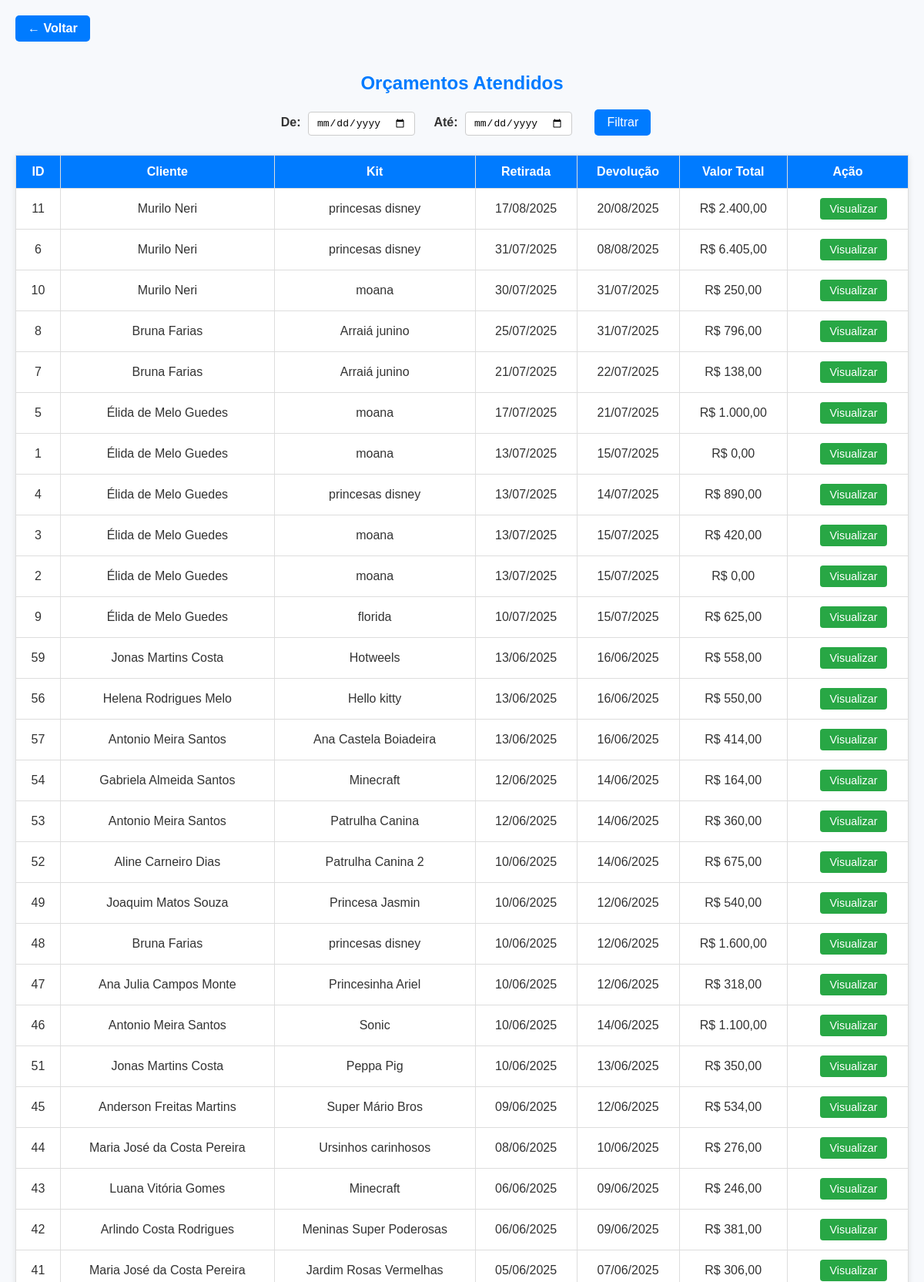
Page /site_completo/caixa_alugueis_atendidos.php (upper part) on the committed database.
### tables this page shows
CREATE TABLE `alugueis` (
  `id` int(11) NOT NULL,
  `cliente_id` int(11) NOT NULL,
  `kit_id` int(11) NOT NULL,
  `data_retirada` date NOT NULL,
  `data_devolucao` date NOT NULL,
  `forma_pagamento_id` int(11) NOT NULL,
  `desconto` decimal(10,2) DEFAULT 0.00,
  `acrescimo` decimal(10,2) DEFAULT 0.00,
  `data_aluguel` datetime DEFAULT current_timestamp(),
  `valor_total` decimal(10,2) DEFAULT 0.00,
  `atendido` tinyint(1) DEFAULT 0
);

CREATE TABLE `clientes` (
  `id` int(11) NOT NULL,
  `nome` varchar(100) NOT NULL,
  `cpf` varchar(11) NOT NULL,
  `email` varchar(100) NOT NULL,
  `login` varchar(50) NOT NULL,
  `senha` varchar(255) NOT NULL,
  `status` enum('ativo','inativo') DEFAULT 'ativo',
  `endereco` varchar(255) NOT NULL,
  `data_nascimento` date NOT NULL,
  `contato` varchar(20) NOT NULL
);

CREATE TABLE `kits` (
  `id` int(11) NOT NULL,
  `nome` varchar(100) NOT NULL,
  `valor` decimal(10,2) NOT NULL,
  `componentes` text NOT NULL,
  `observacoes` text NOT NULL,
  `imagem` varchar(255) NOT NULL,
  `status` enum('ativo','inativo') DEFAULT 'ativo',
  `categoria` varchar(50) NOT NULL
);

### site_completo/caixa_alugueis_atendidos.php (the view, shortened to what this page needs)
<?php
include 'conexao.php';
$data_inicio = $_GET['data_inicio'] ?? '';
$data_fim = $_GET['data_fim'] ?? '';
$sql = "SELECT a.*, c.nome AS cliente_nome, k.nome AS kit_nome
        FROM alugueis a
        JOIN clientes c ON a.cliente_id = c.id
        JOIN kits k ON a.kit_id = k.id
        WHERE a.atendido = 1";
$sql .= " ORDER BY a.data_retirada DESC";
$result = $conn->query($sql);
?>
<!DOCTYPE html>
<html lang="pt-BR">
<head>
</head>
<body>
<a href="menu_atendente.php" class="btn-voltar">← Voltar</a>
<h2>Orçamentos Atendidos</h2>
<form method="GET">
    <label>De:
        <input type="date" name="data_inicio" value="<?= htmlspecialchars($data_inicio) ?>">
    </label>
    <label>Até:
        <input type="date" name="data_fim" value="<?= htmlspecialchars($data_fim) ?>">
    </label>
    <button type="submit">Filtrar</button>
</form>
<table>
    <thead>
        <tr>
            <th>ID</th>
            <th>Cliente</th>
            <th>Kit</th>
            <th>Retirada</th>
            <th>Devolução</th>
            <th>Valor Total</th>
            <th>Ação</th>
        </tr>
    </thead>
    <tbody>
        <?php if ($result->num_rows === 0): ?>
            <tr><td colspan="7">Nenhum orçamento atendido encontrado.</td></tr>
        <?php else: ?>
            <?php while ($row = $result->fetch_assoc()): ?>
                <tr>
                    <td data-label="ID"><?= $row['id'] ?></td>
                    <td data-label="Cliente"><?= htmlspecialchars($row['cliente_nome']) ?></td>
                    <td data-label="Kit"><?= htmlspecialchars($row['kit_nome']) ?></td>
                    <td data-label="Retirada"><?= date('d/m/Y', strtotime($row['data_retirada'])) ?></td>
                    <td data-label="Devolução"><?= date('d/m/Y', strtotime($row['data_devolucao'])) ?></td>
                    <td data-label="Valor Total">R$ <?= number_format($row['valor_total'], 2, ',', '.') ?></td>
                    <td data-label="Ação">
                        <a href="caixa_visualizar_orcamento.php?id=<?= $row['id'] ?>"><button type="button">Visualizar</button></a>
                    </td>
                </tr>
            <?php endwhile; ?>
        <?php endif; ?>
    </tbody>
</table>
</body>
</html>

### site_completo/caixa_alugueis_atendidos.php (style rules this page uses)
body { font-family: Arial, sans-serif; background: #f7f9fc; margin: 20px; color: #333; }
.btn-voltar { display: inline-block; margin-bottom: 20px; background-color: #007bff; color: white; padding: 8px 16px; border-radius: 5px; text-decoration: none; font-weight: 600; transition: background-color 0.3s ease; }
h2 { text-align: center; margin-bottom: 20px; color: #007bff; }
form { text-align: center; margin-bottom: 25px; }
label { margin: 0 10px; font-weight: 600; }
input[type="date"] { padding: 6px 10px; border: 1px solid #ccc; border-radius: 4px; margin-left: 5px; font-size: 1em; }
button { background-color: #007bff; border: none; color: white; padding: 8px 16px; margin-left: 15px; font-size: 1em; border-radius: 5px; cursor: pointer; transition: background-color 0.3s ease; }
table { width: 100%; border-collapse: collapse; background-color: white; box-shadow: 0 2px 8px rgba(0,0,0,0.1); }
th, td { padding: 12px 15px; border: 1px solid #ddd; text-align: center; }
th { background-color: #007bff; color: white; font-weight: 600; }
a button { background-color: #28a745; padding: 6px 12px; font-size: 0.9em; border-radius: 4px; border: none; color: white; cursor: pointer; transition: background-color 0.3s ease; }

### rows in the picture
alugueis: id "11", cliente.nome "Murilo Neri", kit.nome "princesas disney", data_retirada "17/08/2025", data_devolucao "20/08/2025", valor_total "2.400,00"
alugueis: id "6", cliente.nome "Murilo Neri", kit.nome "princesas disney", data_retirada "31/07/2025", data_devolucao "08/08/2025", valor_total "6.405,00"
alugueis: id "10", cliente.nome "Murilo Neri", kit.nome "moana", data_retirada "30/07/2025", data_devolucao "31/07/2025", valor_total "250,00"
alugueis: id "8", cliente.nome "Bruna Farias", kit.nome "Arraiá junino", data_retirada "25/07/2025", data_devolucao "31/07/2025", valor_total "796,00"
alugueis: id "7", cliente.nome "Bruna Farias", kit.nome "Arraiá junino", data_retirada "21/07/2025", data_devolucao "22/07/2025", valor_total "138,00"
alugueis: id "5", cliente.nome "Élida de Melo Guedes", kit.nome "moana", data_retirada "17/07/2025", data_devolucao "21/07/2025", valor_total "1.000,00"
alugueis: id "1", cliente.nome "Élida de Melo Guedes", kit.nome "moana", data_retirada "13/07/2025", data_devolucao "15/07/2025", valor_total "0,00"
alugueis: id "4", cliente.nome "Élida de Melo Guedes", kit.nome "princesas disney", data_retirada "13/07/2025", data_devolucao "14/07/2025", valor_total "890,00"
alugueis: id "3", cliente.nome "Élida de Melo Guedes", kit.nome "moana", data_retirada "13/07/2025", data_devolucao "15/07/2025", valor_total "420,00"
alugueis: id "2", cliente.nome "Élida de Melo Guedes", kit.nome "moana", data_retirada "13/07/2025", data_devolucao "15/07/2025", valor_total "0,00"
alugueis: id "9", cliente.nome "Élida de Melo Guedes", kit.nome "florida", data_retirada "10/07/2025", data_devolucao "15/07/2025", valor_total "625,00"
alugueis: id "59", cliente.nome "Jonas Martins Costa", kit.nome "Hotweels", data_retirada "13/06/2025", data_devolucao "16/06/2025", valor_total "558,00"
alugueis: id "56", cliente.nome "Helena Rodrigues Melo", kit.nome "Hello kitty", data_retirada "13/06/2025", data_devolucao "16/06/2025", valor_total "550,00"
alugueis: id "57", cliente.nome "Antonio Meira Santos", kit.nome "Ana Castela Boiadeira", data_retirada "13/06/2025", data_devolucao "16/06/2025", valor_total "414,00"
alugueis: id "54", cliente.nome "Gabriela Almeida Santos", kit.nome "Minecraft", data_retirada "12/06/2025", data_devolucao "14/06/2025", valor_total "164,00"
alugueis: id "53", cliente.nome "Antonio Meira Santos", kit.nome "Patrulha Canina", data_retirada "12/06/2025", data_devolucao "14/06/2025", valor_total "360,00"
alugueis: id "52", cliente.nome "Aline Carneiro Dias", kit.nome "Patrulha Canina 2", data_retirada "10/06/2025", data_devolucao "14/06/2025", valor_total "675,00"
alugueis: id "49", cliente.nome "Joaquim Matos Souza", kit.nome "Princesa Jasmin", data_retirada "10/06/2025", data_devolucao "12/06/2025", valor_total "540,00"
alugueis: id "48", cliente.nome "Bruna Farias", kit.nome "princesas disney", data_retirada "10/06/2025", data_devolucao "12/06/2025", valor_total "1.600,00"
alugueis: id "47", cliente.nome "Ana Julia Campos Monte", kit.nome "Princesinha Ariel", data_retirada "10/06/2025", data_devolucao "12/06/2025", valor_total "318,00"
alugueis: id "46", cliente.nome "Antonio Meira Santos", kit.nome "Sonic", data_retirada "10/06/2025", data_devolucao "14/06/2025", valor_total "1.100,00"
alugueis: id "51", cliente.nome "Jonas Martins Costa", kit.nome "Peppa Pig", data_retirada "10/06/2025", data_devolucao "13/06/2025", valor_total "350,00"
alugueis: id "45", cliente.nome "Anderson Freitas Martins", kit.nome "Super Mário Bros", data_retirada "09/06/2025", data_devolucao "12/06/2025", valor_total "534,00"
alugueis: id "44", cliente.nome "Maria José da Costa Pereira", kit.nome "Ursinhos carinhosos", data_retirada "08/06/2025", data_devolucao "10/06/2025", valor_total "276,00"
alugueis: id "43", cliente.nome "Luana Vitória Gomes", kit.nome "Minecraft", data_retirada "06/06/2025", data_devolucao "09/06/2025", valor_total "246,00"
alugueis: id "42", cliente.nome "Arlindo Costa Rodrigues", kit.nome "Meninas Super Poderosas", data_retirada "06/06/2025", data_devolucao "09/06/2025", valor_total "381,00"
alugueis: id "41", cliente.nome "Maria José da Costa Pereira", kit.nome "Jardim Rosas Vermelhas", data_retirada "05/06/2025", data_devolucao "07/06/2025", valor_total "306,00"
